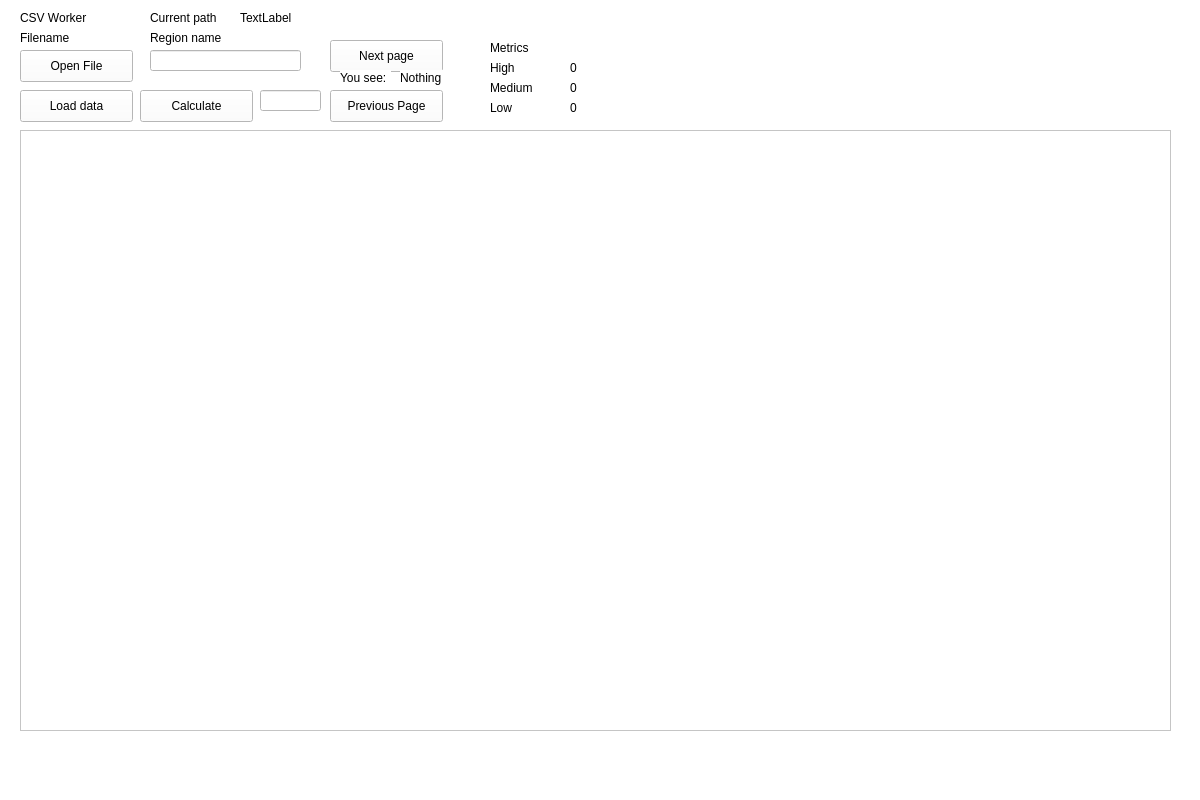
<?xml version="1.0" encoding="UTF-8"?>
<ui version="4.0">
 <class>MainWindow</class>
 <widget class="QMainWindow" name="MainWindow">
  <property name="geometry">
   <rect>
    <x>0</x>
    <y>0</y>
    <width>1200</width>
    <height>800</height>
   </rect>
  </property>
  <property name="sizePolicy">
   <sizepolicy hsizetype="Fixed" vsizetype="Fixed">
    <horstretch>0</horstretch>
    <verstretch>0</verstretch>
   </sizepolicy>
  </property>
  <property name="minimumSize">
   <size>
    <width>1200</width>
    <height>800</height>
   </size>
  </property>
  <property name="maximumSize">
   <size>
    <width>1200</width>
    <height>800</height>
   </size>
  </property>
  <property name="windowTitle">
   <string>CSV Worker</string>
  </property>
  <property name="styleSheet">
   <string notr="true">background-color: white;
color: black;</string>
  </property>
  <widget class="QWidget" name="centralwidget">
   <widget class="QLabel" name="label">
    <property name="geometry">
     <rect>
      <x>20</x>
      <y>10</y>
      <width>81</width>
      <height>16</height>
     </rect>
    </property>
    <property name="text">
     <string>CSV Worker</string>
    </property>
   </widget>
   <widget class="QLineEdit" name="region_line_edit">
    <property name="geometry">
     <rect>
      <x>150</x>
      <y>50</y>
      <width>151</width>
      <height>21</height>
     </rect>
    </property>
   </widget>
   <widget class="QLabel" name="label_2">
    <property name="geometry">
     <rect>
      <x>150</x>
      <y>30</y>
      <width>81</width>
      <height>16</height>
     </rect>
    </property>
    <property name="text">
     <string>Region name</string>
    </property>
   </widget>
   <widget class="QPushButton" name="openfile_btn">
    <property name="geometry">
     <rect>
      <x>20</x>
      <y>50</y>
      <width>113</width>
      <height>32</height>
     </rect>
    </property>
    <property name="text">
     <string>Open File</string>
    </property>
   </widget>
   <widget class="QLabel" name="label_3">
    <property name="geometry">
     <rect>
      <x>20</x>
      <y>30</y>
      <width>81</width>
      <height>16</height>
     </rect>
    </property>
    <property name="text">
     <string>Filename</string>
    </property>
   </widget>
   <widget class="QLabel" name="path_lbl">
    <property name="geometry">
     <rect>
      <x>240</x>
      <y>10</y>
      <width>521</width>
      <height>16</height>
     </rect>
    </property>
    <property name="text">
     <string>TextLabel</string>
    </property>
   </widget>
   <widget class="QLabel" name="path_lbl_2">
    <property name="geometry">
     <rect>
      <x>150</x>
      <y>10</y>
      <width>81</width>
      <height>16</height>
     </rect>
    </property>
    <property name="text">
     <string>Current path</string>
    </property>
   </widget>
   <widget class="QPushButton" name="load_data_btn">
    <property name="geometry">
     <rect>
      <x>20</x>
      <y>90</y>
      <width>113</width>
      <height>32</height>
     </rect>
    </property>
    <property name="text">
     <string>Load data</string>
    </property>
   </widget>
   <widget class="QPushButton" name="calculate_btn">
    <property name="geometry">
     <rect>
      <x>140</x>
      <y>90</y>
      <width>113</width>
      <height>32</height>
     </rect>
    </property>
    <property name="text">
     <string>Calculate</string>
    </property>
   </widget>
   <widget class="QTableWidget" name="table">
    <property name="geometry">
     <rect>
      <x>20</x>
      <y>130</y>
      <width>1151</width>
      <height>601</height>
     </rect>
    </property>
   </widget>
   <widget class="QPushButton" name="next_page_btn">
    <property name="geometry">
     <rect>
      <x>330</x>
      <y>40</y>
      <width>113</width>
      <height>32</height>
     </rect>
    </property>
    <property name="text">
     <string>Next page</string>
    </property>
   </widget>
   <widget class="QPushButton" name="prev_page_btn">
    <property name="geometry">
     <rect>
      <x>330</x>
      <y>90</y>
      <width>113</width>
      <height>32</height>
     </rect>
    </property>
    <property name="text">
     <string>Previous Page</string>
    </property>
   </widget>
   <widget class="QLabel" name="label_4">
    <property name="geometry">
     <rect>
      <x>340</x>
      <y>70</y>
      <width>51</width>
      <height>16</height>
     </rect>
    </property>
    <property name="text">
     <string>You see:</string>
    </property>
   </widget>
   <widget class="QLabel" name="lbl_pages">
    <property name="geometry">
     <rect>
      <x>400</x>
      <y>70</y>
      <width>51</width>
      <height>16</height>
     </rect>
    </property>
    <property name="text">
     <string>Nothing</string>
    </property>
   </widget>
   <widget class="QLabel" name="label_5">
    <property name="geometry">
     <rect>
      <x>490</x>
      <y>40</y>
      <width>60</width>
      <height>16</height>
     </rect>
    </property>
    <property name="text">
     <string>Metrics</string>
    </property>
   </widget>
   <widget class="QLabel" name="metrics_high_lbl">
    <property name="geometry">
     <rect>
      <x>490</x>
      <y>60</y>
      <width>60</width>
      <height>16</height>
     </rect>
    </property>
    <property name="text">
     <string>High</string>
    </property>
   </widget>
   <widget class="QLabel" name="metrics_low_lbl">
    <property name="geometry">
     <rect>
      <x>490</x>
      <y>100</y>
      <width>60</width>
      <height>16</height>
     </rect>
    </property>
    <property name="text">
     <string>Low</string>
    </property>
   </widget>
   <widget class="QLabel" name="metrics_medium_lbl">
    <property name="geometry">
     <rect>
      <x>490</x>
      <y>80</y>
      <width>60</width>
      <height>16</height>
     </rect>
    </property>
    <property name="text">
     <string>Medium</string>
    </property>
   </widget>
   <widget class="QLabel" name="high_lbl">
    <property name="geometry">
     <rect>
      <x>570</x>
      <y>60</y>
      <width>60</width>
      <height>16</height>
     </rect>
    </property>
    <property name="text">
     <string>0</string>
    </property>
   </widget>
   <widget class="QLabel" name="medium_lbl">
    <property name="geometry">
     <rect>
      <x>570</x>
      <y>80</y>
      <width>60</width>
      <height>16</height>
     </rect>
    </property>
    <property name="text">
     <string>0</string>
    </property>
   </widget>
   <widget class="QLabel" name="low_lbl">
    <property name="geometry">
     <rect>
      <x>570</x>
      <y>100</y>
      <width>60</width>
      <height>16</height>
     </rect>
    </property>
    <property name="text">
     <string>0</string>
    </property>
   </widget>
   <widget class="QLineEdit" name="metrics_line_edit">
    <property name="geometry">
     <rect>
      <x>260</x>
      <y>90</y>
      <width>61</width>
      <height>21</height>
     </rect>
    </property>
   </widget>
  </widget>
  <widget class="QMenuBar" name="menubar">
   <property name="geometry">
    <rect>
     <x>0</x>
     <y>0</y>
     <width>1200</width>
     <height>22</height>
    </rect>
   </property>
  </widget>
  <widget class="QStatusBar" name="statusbar"/>
 </widget>
 <resources/>
 <connections/>
</ui>
